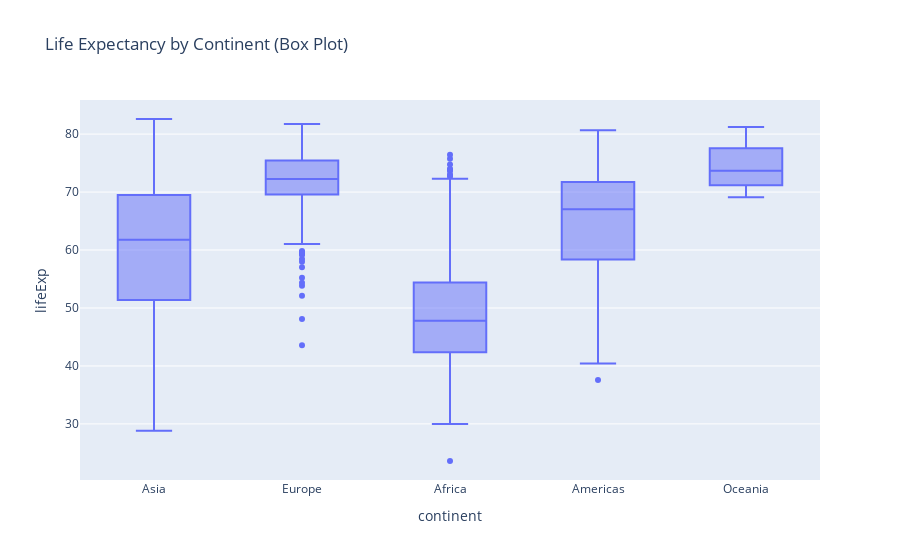
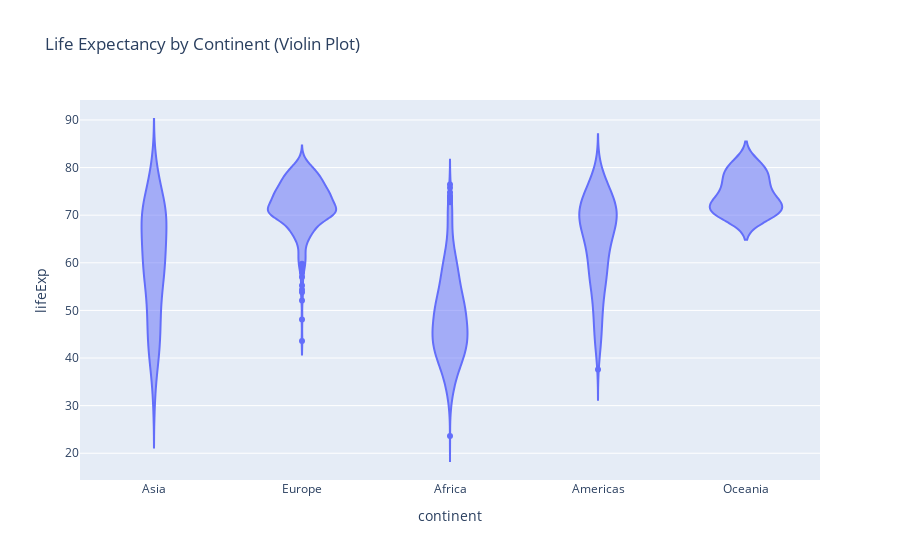
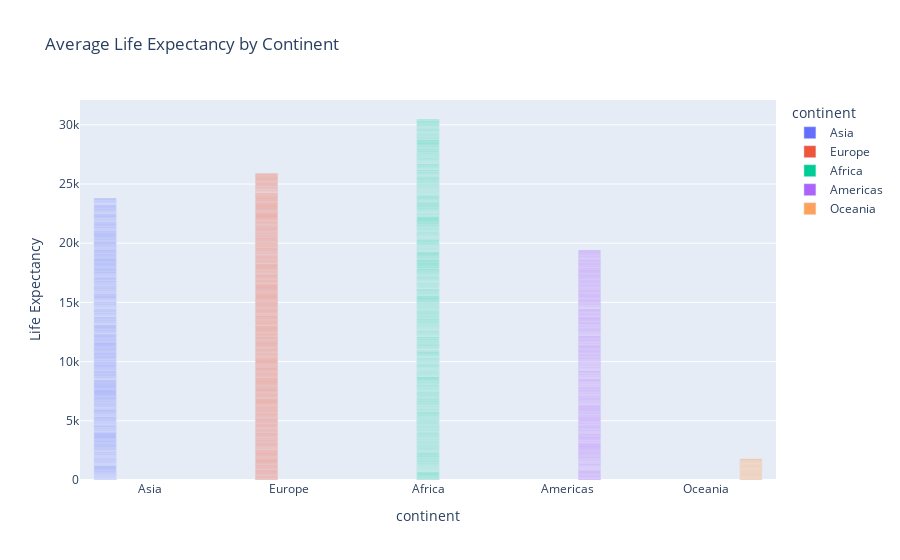

The cell these charts' notebook holds for them, in order:
### Code cell
# Box plot for life expectancy by continent
box_plot = px.box(df_cleaned, x='continent', y='lifeExp', title='Life Expectancy by Continent (Box Plot)')
box_plot.show()

# Violin plot for life expectancy by continent
violin_plot = px.violin(df_cleaned, x='continent', y='lifeExp', title='Life Expectancy by Continent (Violin Plot)')
violin_plot.show()

# Interactive bar plot for average life expectancy by continent
bar_plot = px.bar(df_cleaned, x='continent', y='lifeExp', title='Average Life Expectancy by Continent', 
                  labels={'lifeExp':'Life Expectancy'}, 
                  color='continent', 
                  barmode='group')
bar_plot.show()

### Figure 1 — Plotly figure (JSON) as saved in the notebook; plotly's stock layout.template omitted (floating-point values rounded to 4 significant figures; data arrays with more than 128 entries replaced by an {"elided": "..."} marker saying what was removed)
{"data": [{"alignmentgroup": "True", "hovertemplate": "continent=%{x}<br>lifeExp=%{y}<extra></extra>", "legendgroup": "", "marker": {"color": "#636efa"}, "name": "", "notched": false, "offsetgroup": "", "orientation": "v", "showlegend": false, "type": "box", "x": {"elided": "1704 str values"}, "x0": " ", "xaxis": "x", "y": {"elided": "1704 float values"}, "y0": " ", "yaxis": "y"}], "layout": {"autosize": true, "boxmode": "group", "legend": {"tracegroupgap": 0}, "title": {"text": "Life Expectancy by Continent (Box Plot)"}, "xaxis": {"anchor": "y", "autorange": true, "domain": [0, 1], "range": [-0.5, 4.5], "title": {"text": "continent"}, "type": "category"}, "yaxis": {"anchor": "x", "autorange": true, "domain": [0, 1], "range": [20.32, 85.88], "title": {"text": "lifeExp"}, "type": "linear"}}}

### Figure 2 — Plotly figure (JSON) as saved in the notebook; plotly's stock layout.template omitted (floating-point values rounded to 4 significant figures; data arrays with more than 128 entries replaced by an {"elided": "..."} marker saying what was removed)
{"data": [{"alignmentgroup": "True", "box": {"visible": false}, "hovertemplate": "continent=%{x}<br>lifeExp=%{y}<extra></extra>", "legendgroup": "", "marker": {"color": "#636efa"}, "name": "", "offsetgroup": "", "orientation": "v", "scalegroup": "True", "showlegend": false, "type": "violin", "x": {"elided": "1704 str values"}, "x0": " ", "xaxis": "x", "y": {"elided": "1704 float values"}, "y0": " ", "yaxis": "y"}], "layout": {"autosize": true, "legend": {"tracegroupgap": 0}, "title": {"text": "Life Expectancy by Continent (Violin Plot)"}, "violinmode": "group", "xaxis": {"anchor": "y", "autorange": true, "domain": [0, 1], "range": [-0.5, 4.5], "title": {"text": "continent"}, "type": "category"}, "yaxis": {"anchor": "x", "autorange": true, "domain": [0, 1], "range": [14.38, 94.19], "title": {"text": "lifeExp"}, "type": "linear"}}}

### Figure 3 — Plotly figure (JSON) as saved in the notebook; plotly's stock layout.template omitted (floating-point values rounded to 4 significant figures; data arrays with more than 128 entries replaced by an {"elided": "..."} marker saying what was removed)
{"data": [{"alignmentgroup": "True", "hovertemplate": "continent=%{x}<br>Life Expectancy=%{y}<extra></extra>", "legendgroup": "Asia", "marker": {"color": "#636efa", "pattern": {"shape": ""}}, "name": "Asia", "offsetgroup": "Asia", "orientation": "v", "showlegend": true, "textposition": "auto", "type": "bar", "x": {"elided": "396 str values"}, "xaxis": "x", "y": {"elided": "396 float values"}, "yaxis": "y"}, {"alignmentgroup": "True", "hovertemplate": "continent=%{x}<br>Life Expectancy=%{y}<extra></extra>", "legendgroup": "Europe", "marker": {"color": "#EF553B", "pattern": {"shape": ""}}, "name": "Europe", "offsetgroup": "Europe", "orientation": "v", "showlegend": true, "textposition": "auto", "type": "bar", "x": {"elided": "360 str values"}, "xaxis": "x", "y": {"elided": "360 float values"}, "yaxis": "y"}, {"alignmentgroup": "True", "hovertemplate": "continent=%{x}<br>Life Expectancy=%{y}<extra></extra>", "legendgroup": "Africa", "marker": {"color": "#00cc96", "pattern": {"shape": ""}}, "name": "Africa", "offsetgroup": "Africa", "orientation": "v", "showlegend": true, "textposition": "auto", "type": "bar", "x": {"elided": "624 str values"}, "xaxis": "x", "y": {"elided": "624 float values"}, "yaxis": "y"}, {"alignmentgroup": "True", "hovertemplate": "continent=%{x}<br>Life Expectancy=%{y}<extra></extra>", "legendgroup": "Americas", "marker": {"color": "#ab63fa", "pattern": {"shape": ""}}, "name": "Americas", "offsetgroup": "Americas", "orientation": "v", "showlegend": true, "textposition": "auto", "type": "bar", "x": {"elided": "300 str values"}, "xaxis": "x", "y": {"elided": "300 float values"}, "yaxis": "y"}, {"alignmentgroup": "True", "hovertemplate": "continent=%{x}<br>Life Expectancy=%{y}<extra></extra>", "legendgroup": "Oceania", "marker": {"color": "#FFA15A", "pattern": {"shape": ""}}, "name": "Oceania", "offsetgroup": "Oceania", "orientation": "v", "showlegend": true, "textposition": "auto", "type": "bar", "x": ["Oceania", "Oceania", "Oceania", "Oceania", "Oceania", "Oceania", "Oceania", "Oceania", "Oceania", "Oceania", "Oceania", "Oceania", "Oceania", "Oceania", "Oceania", "Oceania", "Oceania", "Oceania", "Oceania", "Oceania", "Oceania", "Oceania", "Oceania", "Oceania"], "xaxis": "x", "y": [69.12, 70.33, 70.93, 71.1, 71.93, 73.49, 74.74, 76.32, 77.56, 78.83, 80.37, 81.23, 69.39, 70.26, 71.24, 71.52, 71.89, 72.22, 73.84, 74.32, 76.33, 77.55, 79.11, 80.2], "yaxis": "y"}], "layout": {"autosize": true, "barmode": "group", "legend": {"title": {"text": "continent"}, "tracegroupgap": 0}, "title": {"text": "Average Life Expectancy by Continent"}, "xaxis": {"anchor": "y", "autorange": true, "categoryarray": ["Asia", "Europe", "Africa", "Americas", "Oceania"], "categoryorder": "array", "domain": [0, 1], "range": [-0.5, 4.5], "title": {"text": "continent"}, "type": "category"}, "yaxis": {"anchor": "x", "autorange": true, "domain": [0, 1], "range": [0, 32100.0], "title": {"text": "Life Expectancy"}, "type": "linear"}}}
